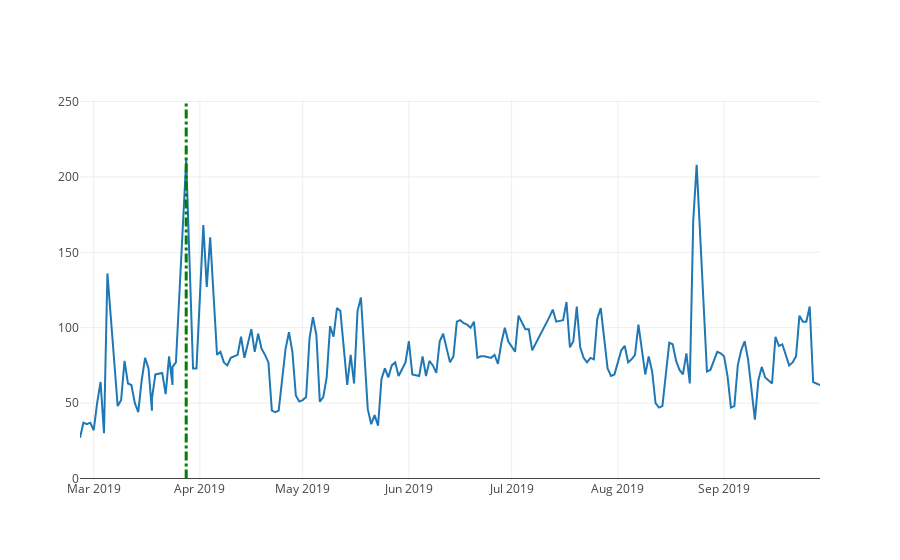

Notebook cell for this chart:
### Code cell
random_x = nats_season['date']
random_y = nats_season['median_ticket_price']

trace = go.Scatter(
    x = random_x,
    y = random_y
)
layout = {
    'shapes': [
        # Line Vertical
        {
            'type': 'line',
            'x0': '2019-03-28',
            'x1':'2019-03-28',
            'y0': 0,
            'y1':250,
            'line': {
                'color': 'green',
                'width': 3,
                'dash':'dashdot'
            },
        },
       
    ]
}

data = [trace]
fig = {
    'data': data,
    'layout': layout,
}
py.offline.iplot(fig)

### Figure 1 — Plotly figure (JSON) as saved in the notebook; plotly's stock layout.template omitted (floating-point values rounded to 4 significant figures; data arrays with more than 128 entries replaced by an {"elided": "..."} marker saying what was removed)
{"data": [{"type": "scatter", "uid": "11a4418c-3b4f-41a0-845d-6c4f31097933", "x": {"elided": "191 str values"}, "y": {"elided": "191 int values"}}], "layout": {"shapes": [{"line": {"color": "green", "dash": "dashdot", "width": 3}, "type": "line", "x0": "2019-03-28", "x1": "2019-03-28", "y0": 0, "y1": 250}]}}
